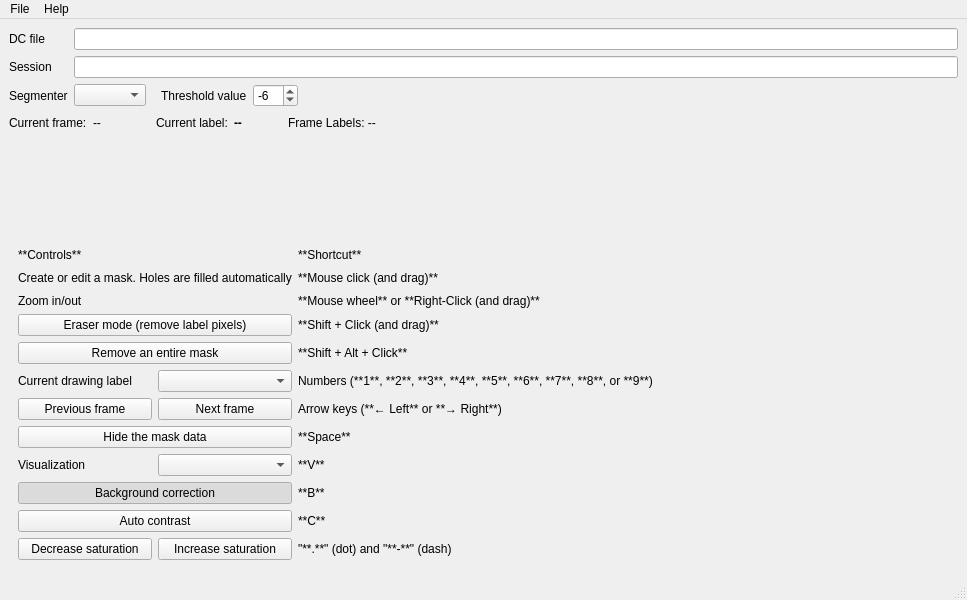
<?xml version="1.0" encoding="UTF-8"?>
<ui version="4.0">
 <class>MainWindow</class>
 <widget class="QMainWindow" name="MainWindow">
  <property name="geometry">
   <rect>
    <x>0</x>
    <y>0</y>
    <width>967</width>
    <height>600</height>
   </rect>
  </property>
  <property name="windowTitle">
   <string>MainWindow</string>
  </property>
  <widget class="QWidget" name="centralwidget">
   <layout class="QVBoxLayout" name="verticalLayout">
    <item>
     <layout class="QGridLayout" name="gridLayout">
      <item row="0" column="0">
       <widget class="QLabel" name="label">
        <property name="text">
         <string>DC file</string>
        </property>
       </widget>
      </item>
      <item row="2" column="0">
       <widget class="QLabel" name="label_11">
        <property name="text">
         <string>Segmenter</string>
        </property>
       </widget>
      </item>
      <item row="1" column="1">
       <widget class="QLineEdit" name="lineEdit_session">
        <property name="readOnly">
         <bool>true</bool>
        </property>
       </widget>
      </item>
      <item row="1" column="0">
       <widget class="QLabel" name="label_2">
        <property name="text">
         <string>Session</string>
        </property>
       </widget>
      </item>
      <item row="0" column="1">
       <widget class="QLineEdit" name="lineEdit_source">
        <property name="readOnly">
         <bool>true</bool>
        </property>
       </widget>
      </item>
      <item row="2" column="1">
       <layout class="QHBoxLayout" name="horizontalLayout_7">
        <item>
         <widget class="QComboBox" name="comboBox_segmenter"/>
        </item>
        <item>
         <widget class="QWidget" name="widget_segm_threshold" native="true">
          <layout class="QHBoxLayout" name="horizontalLayout_8">
           <property name="topMargin">
            <number>0</number>
           </property>
           <property name="bottomMargin">
            <number>0</number>
           </property>
           <item>
            <widget class="QLabel" name="label_13">
             <property name="text">
              <string>Threshold value</string>
             </property>
            </widget>
           </item>
           <item>
            <widget class="QSpinBox" name="spinBox_thresh">
             <property name="minimum">
              <number>-20</number>
             </property>
             <property name="maximum">
              <number>-1</number>
             </property>
             <property name="value">
              <number>-6</number>
             </property>
            </widget>
           </item>
          </layout>
         </widget>
        </item>
        <item>
         <spacer name="horizontalSpacer_5">
          <property name="orientation">
           <enum>Qt::Orientation::Horizontal</enum>
          </property>
          <property name="sizeHint" stdset="0">
           <size>
            <width>40</width>
            <height>20</height>
           </size>
          </property>
         </spacer>
        </item>
       </layout>
      </item>
     </layout>
    </item>
    <item>
     <layout class="QHBoxLayout" name="horizontalLayout">
      <item>
       <widget class="QLabel" name="label_26">
        <property name="text">
         <string>Current frame:</string>
        </property>
       </widget>
      </item>
      <item>
       <widget class="QLabel" name="label_frame">
        <property name="text">
         <string>--</string>
        </property>
       </widget>
      </item>
      <item>
       <spacer name="horizontalSpacer_3">
        <property name="orientation">
         <enum>Qt::Orientation::Horizontal</enum>
        </property>
        <property name="sizeType">
         <enum>QSizePolicy::Policy::Fixed</enum>
        </property>
        <property name="sizeHint" stdset="0">
         <size>
          <width>40</width>
          <height>20</height>
         </size>
        </property>
       </spacer>
      </item>
      <item>
       <widget class="QWidget" name="widget_labels" native="true">
        <layout class="QHBoxLayout" name="horizontalLayout_2">
         <property name="topMargin">
          <number>0</number>
         </property>
         <property name="bottomMargin">
          <number>0</number>
         </property>
         <item>
          <widget class="QLabel" name="label_28">
           <property name="text">
            <string>Current label:</string>
           </property>
          </widget>
         </item>
         <item>
          <widget class="QLabel" name="label_label_current">
           <property name="text">
            <string>&lt;html&gt;&lt;head/&gt;&lt;body&gt;&lt;p&gt;&lt;span style=&quot; font-weight:700&quot;&gt;--&lt;/span&gt;&lt;/p&gt;&lt;/body&gt;&lt;/html&gt;</string>
           </property>
          </widget>
         </item>
         <item>
          <spacer name="horizontalSpacer_4">
           <property name="orientation">
            <enum>Qt::Orientation::Horizontal</enum>
           </property>
           <property name="sizeType">
            <enum>QSizePolicy::Policy::Fixed</enum>
           </property>
           <property name="sizeHint" stdset="0">
            <size>
             <width>40</width>
             <height>20</height>
            </size>
           </property>
          </spacer>
         </item>
         <item>
          <widget class="QLabel" name="label_labels_available">
           <property name="text">
            <string>&lt;html&gt;&lt;head/&gt;&lt;body&gt;&lt;p&gt;Frame Labels: --&lt;/p&gt;&lt;/body&gt;&lt;/html&gt;</string>
           </property>
          </widget>
         </item>
        </layout>
       </widget>
      </item>
      <item>
       <spacer name="horizontalSpacer_2">
        <property name="orientation">
         <enum>Qt::Orientation::Horizontal</enum>
        </property>
        <property name="sizeHint" stdset="0">
         <size>
          <width>40</width>
          <height>20</height>
         </size>
        </property>
       </spacer>
      </item>
     </layout>
    </item>
    <item>
     <widget class="GraphicsLayoutWidget" name="graphics_widget" native="true">
      <property name="sizePolicy">
       <sizepolicy hsizetype="Expanding" vsizetype="Expanding">
        <horstretch>0</horstretch>
        <verstretch>0</verstretch>
       </sizepolicy>
      </property>
     </widget>
    </item>
    <item>
     <widget class="QWidget" name="widget" native="true">
      <layout class="QGridLayout" name="gridLayout_2">
       <item row="10" column="0">
        <widget class="QPushButton" name="pushButton_background">
         <property name="text">
          <string>Background correction</string>
         </property>
         <property name="checkable">
          <bool>true</bool>
         </property>
         <property name="checked">
          <bool>true</bool>
         </property>
        </widget>
       </item>
       <item row="1" column="0">
        <widget class="QLabel" name="label_7">
         <property name="text">
          <string>Create or edit a mask. Holes are filled automatically</string>
         </property>
        </widget>
       </item>
       <item row="6" column="0">
        <layout class="QHBoxLayout" name="horizontalLayout_4">
         <item>
          <widget class="QPushButton" name="pushButton_frame_prev">
           <property name="text">
            <string>Previous frame</string>
           </property>
          </widget>
         </item>
         <item>
          <widget class="QPushButton" name="pushButton_frame_next">
           <property name="text">
            <string>Next frame</string>
           </property>
          </widget>
         </item>
        </layout>
       </item>
       <item row="4" column="0">
        <widget class="QPushButton" name="pushButton_remove_mask">
         <property name="text">
          <string>Remove an entire mask</string>
         </property>
         <property name="checkable">
          <bool>true</bool>
         </property>
        </widget>
       </item>
       <item row="2" column="0">
        <widget class="QLabel" name="label_15">
         <property name="text">
          <string>Zoom in/out</string>
         </property>
        </widget>
       </item>
       <item row="11" column="0">
        <widget class="QPushButton" name="pushButton_autocontrast">
         <property name="text">
          <string>Auto contrast</string>
         </property>
         <property name="checkable">
          <bool>true</bool>
         </property>
        </widget>
       </item>
       <item row="5" column="1">
        <widget class="QLabel" name="label_10">
         <property name="text">
          <string>Numbers (**1**, **2**, **3**, **4**, **5**, **6**, **7**, **8**, or **9**)</string>
         </property>
         <property name="textFormat">
          <enum>Qt::TextFormat::MarkdownText</enum>
         </property>
        </widget>
       </item>
       <item row="3" column="1">
        <widget class="QLabel" name="label_4">
         <property name="text">
          <string>**Shift + Click (and drag)**</string>
         </property>
         <property name="textFormat">
          <enum>Qt::TextFormat::MarkdownText</enum>
         </property>
        </widget>
       </item>
       <item row="6" column="1">
        <widget class="QLabel" name="label_12">
         <property name="text">
          <string>Arrow keys (**← Left** or **→ Right**)</string>
         </property>
         <property name="textFormat">
          <enum>Qt::TextFormat::MarkdownText</enum>
         </property>
        </widget>
       </item>
       <item row="8" column="1">
        <widget class="QLabel" name="label_16">
         <property name="text">
          <string>**Space**</string>
         </property>
         <property name="textFormat">
          <enum>Qt::TextFormat::MarkdownText</enum>
         </property>
        </widget>
       </item>
       <item row="8" column="0">
        <widget class="QPushButton" name="pushButton_hide_mask">
         <property name="text">
          <string>Hide the mask data</string>
         </property>
         <property name="checkable">
          <bool>true</bool>
         </property>
        </widget>
       </item>
       <item row="3" column="0">
        <widget class="QPushButton" name="pushButton_eraser">
         <property name="text">
          <string>Eraser mode (remove label pixels)</string>
         </property>
         <property name="checkable">
          <bool>true</bool>
         </property>
        </widget>
       </item>
       <item row="2" column="1">
        <widget class="QLabel" name="label_14">
         <property name="text">
          <string>**Mouse wheel** or **Right-Click (and drag)**</string>
         </property>
         <property name="textFormat">
          <enum>Qt::TextFormat::MarkdownText</enum>
         </property>
        </widget>
       </item>
       <item row="12" column="0">
        <layout class="QHBoxLayout" name="horizontalLayout_6">
         <item>
          <widget class="QPushButton" name="pushButton_sat_down">
           <property name="text">
            <string>Decrease saturation</string>
           </property>
          </widget>
         </item>
         <item>
          <widget class="QPushButton" name="pushButton_sat_up">
           <property name="text">
            <string>Increase saturation</string>
           </property>
          </widget>
         </item>
        </layout>
       </item>
       <item row="0" column="1">
        <widget class="QLabel" name="label_27">
         <property name="text">
          <string>**Shortcut**</string>
         </property>
         <property name="textFormat">
          <enum>Qt::TextFormat::MarkdownText</enum>
         </property>
        </widget>
       </item>
       <item row="10" column="1">
        <widget class="QLabel" name="label_20">
         <property name="text">
          <string>**B**</string>
         </property>
         <property name="textFormat">
          <enum>Qt::TextFormat::MarkdownText</enum>
         </property>
        </widget>
       </item>
       <item row="9" column="0">
        <layout class="QHBoxLayout" name="horizontalLayout_5">
         <item>
          <widget class="QLabel" name="label_9">
           <property name="text">
            <string>Visualization</string>
           </property>
          </widget>
         </item>
         <item>
          <widget class="QComboBox" name="comboBox_visualization"/>
         </item>
        </layout>
       </item>
       <item row="11" column="1">
        <widget class="QLabel" name="label_22">
         <property name="text">
          <string>**C**</string>
         </property>
         <property name="textFormat">
          <enum>Qt::TextFormat::MarkdownText</enum>
         </property>
        </widget>
       </item>
       <item row="4" column="1">
        <widget class="QLabel" name="label_8">
         <property name="text">
          <string>**Shift + Alt + Click**</string>
         </property>
         <property name="textFormat">
          <enum>Qt::TextFormat::MarkdownText</enum>
         </property>
        </widget>
       </item>
       <item row="0" column="0">
        <widget class="QLabel" name="label_3">
         <property name="text">
          <string>**Controls**</string>
         </property>
         <property name="textFormat">
          <enum>Qt::TextFormat::MarkdownText</enum>
         </property>
        </widget>
       </item>
       <item row="5" column="0">
        <layout class="QHBoxLayout" name="horizontalLayout_3">
         <item>
          <widget class="QLabel" name="label_5">
           <property name="text">
            <string>Current drawing label</string>
           </property>
          </widget>
         </item>
         <item>
          <widget class="QComboBox" name="comboBox_label"/>
         </item>
        </layout>
       </item>
       <item row="1" column="1">
        <widget class="QLabel" name="label_6">
         <property name="text">
          <string>**Mouse click (and drag)**</string>
         </property>
         <property name="textFormat">
          <enum>Qt::TextFormat::MarkdownText</enum>
         </property>
        </widget>
       </item>
       <item row="9" column="1">
        <widget class="QLabel" name="label_18">
         <property name="text">
          <string>**V**</string>
         </property>
         <property name="textFormat">
          <enum>Qt::TextFormat::MarkdownText</enum>
         </property>
        </widget>
       </item>
       <item row="1" column="3">
        <spacer name="horizontalSpacer">
         <property name="orientation">
          <enum>Qt::Orientation::Horizontal</enum>
         </property>
         <property name="sizeHint" stdset="0">
          <size>
           <width>40</width>
           <height>20</height>
          </size>
         </property>
        </spacer>
       </item>
       <item row="12" column="1">
        <widget class="QLabel" name="label_24">
         <property name="text">
          <string>&quot;**.**&quot; (dot) and &quot;**-**&quot; (dash)</string>
         </property>
         <property name="textFormat">
          <enum>Qt::TextFormat::MarkdownText</enum>
         </property>
        </widget>
       </item>
      </layout>
     </widget>
    </item>
   </layout>
  </widget>
  <widget class="QMenuBar" name="menubar">
   <property name="geometry">
    <rect>
     <x>0</x>
     <y>0</y>
     <width>967</width>
     <height>23</height>
    </rect>
   </property>
   <widget class="QMenu" name="menuFile">
    <property name="title">
     <string>File</string>
    </property>
    <addaction name="actionSegmentRrtdcFile"/>
    <addaction name="actionSegmentPngImages"/>
    <addaction name="separator"/>
    <addaction name="actionExportImages"/>
    <addaction name="separator"/>
    <addaction name="actionQuit"/>
   </widget>
   <widget class="QMenu" name="menuHelp">
    <property name="title">
     <string>Help</string>
    </property>
    <addaction name="actionAbout"/>
    <addaction name="actionSoftware"/>
    <addaction name="actionDocumentation"/>
   </widget>
   <addaction name="menuFile"/>
   <addaction name="menuHelp"/>
  </widget>
  <widget class="QStatusBar" name="statusbar"/>
  <action name="actionOpen_rtdc_file">
   <property name="text">
    <string>Start/continue segmenting an .rtdc file...</string>
   </property>
  </action>
  <action name="actionSegmentRrtdcFile">
   <property name="text">
    <string>Segment .&amp;rtdc file...</string>
   </property>
  </action>
  <action name="actionSegmentPngImages">
   <property name="text">
    <string>Segment .&amp;png images...</string>
   </property>
  </action>
  <action name="actionQuit">
   <property name="text">
    <string>&amp;Quit</string>
   </property>
  </action>
  <action name="actionExportImages">
   <property name="text">
    <string>&amp;Export images...</string>
   </property>
  </action>
  <action name="actionAbout">
   <property name="text">
    <string>About</string>
   </property>
  </action>
  <action name="actionSoftware">
   <property name="text">
    <string>Software</string>
   </property>
  </action>
  <action name="actionDocumentation">
   <property name="text">
    <string>Documentation</string>
   </property>
  </action>
 </widget>
 <customwidgets>
  <customwidget>
   <class>GraphicsLayoutWidget</class>
   <extends>QWidget</extends>
   <header>pyqtgraph</header>
   <container>1</container>
  </customwidget>
 </customwidgets>
 <resources/>
 <connections/>
</ui>
